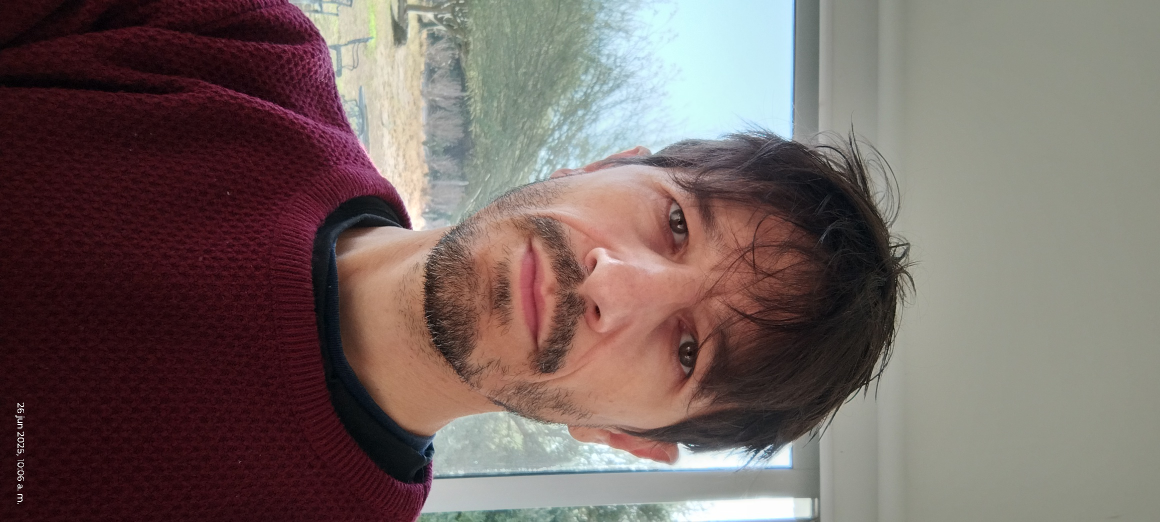
#> input picture fer.jpg, 2320 x 1044 px (shown at 1/2 size)
$ python -i pixel.py   (imports and definitions only)
#> lines starting #> are read from the running program, lines starting #| are printed output that depends on the picture
#> further down, picture is the input picture: PIL image 2320x1044 RGB; mean R, G, B 117, 101.7, 98.2
import streamlit as st
from PIL import Image
import io

def pixelar_imagen(imagen, factor_pixel=10, bn=False, rotacion=0):
    """
    Pixela una imagen aplicando un efecto de baja resolución
    """
#> called with factor_pixel = 10, bn = False, rotacion = 0
    try:
        if rotacion != 0:
            imagen = imagen.rotate(-rotacion, expand=True)

        if bn:
            imagen = imagen.convert('L').convert('RGB')

        ancho_original, alto_original = imagen.size
#> ancho_original = 2320; alto_original = 1044
        ancho_pequeno = max(1, ancho_original // factor_pixel)
#> ancho_pequeno = 232
        alto_pequeno = max(1, alto_original // factor_pixel)
#> alto_pequeno = 104

        imagen_pequena = imagen.resize((ancho_pequeno, alto_pequeno), Image.NEAREST)
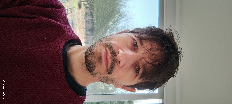
#> imagen_pequena: PIL image 232x104 RGB; mean R, G, B 117.1, 101.9, 98.3
        imagen_pixelada = imagen_pequena.resize((ancho_original, alto_original), Image.NEAREST)

        return imagen_pixelada

    except Exception as e:
        st.error(f"Error: {e}")
        return None

# [134 lines left out: function main, not called in this run]

# [2 lines not run here, left out]

>>> from PIL import Image
>>> picture = Image.open('fer.jpg')
>>> result = pixelar_imagen(picture)
